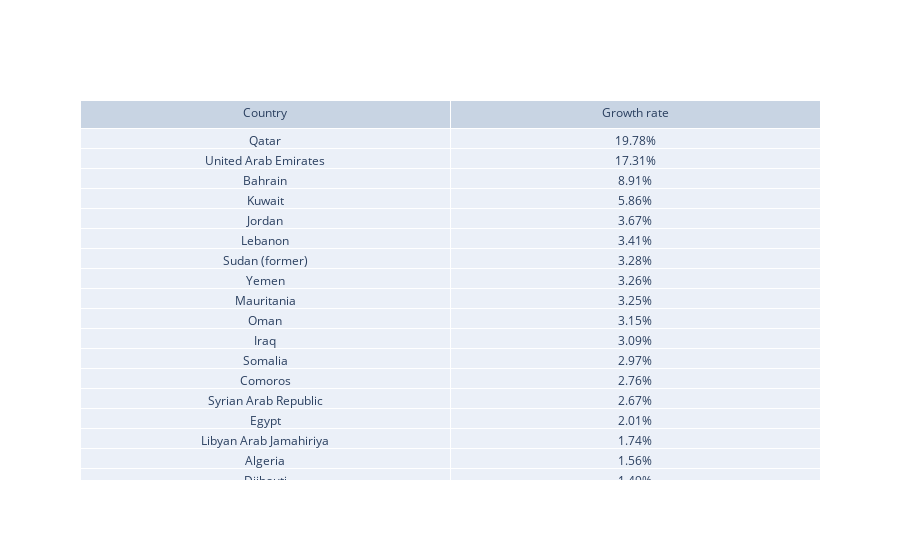

Source (notebook cell):
### Code cell
# Population analysis for 2000 and 2010
population_2000,available_countries,excluded_countries_2000=extract_countries_feature_by_year(arab_df,arab_countries,'population',2000)
population_2010,available_countries,excluded_countries_2010=extract_countries_feature_by_year(arab_df,arab_countries,'population',2010)


population_growth_rate = []
# For each country, finding growth rate of population in 10 years from 2000 to 2010
for i in range (0,len(population_2000)):
    growth_rate = np.round(calculate_growth_rate(population_2010[i],population_2000[i],10),2)
    population_growth_rate.append(growth_rate)
    
growth_rate_df = pd.DataFrame({"country":available_countries,"growth rate":population_growth_rate}).sort_values(by="growth rate",ascending=False)
print_excluded_countries(excluded_countries_2000, 2000)  
print_excluded_countries(excluded_countries_2010, 2010)

table = go.Table(header=dict(values=['Country', 'Growth rate']),
        cells=dict(values= [growth_rate_df['country'],growth_rate_df['growth rate'].astype(str)+"%"]))
py.iplot([table])

### Figure 1 — Plotly figure (JSON) as saved in the notebook; plotly's stock layout.template omitted (floating-point values rounded to 4 significant figures)
{"data": [{"cells": {"values": [["Qatar", "United Arab Emirates", "Bahrain", "Kuwait", "Jordan", "Lebanon", "Sudan (former)", "Yemen", "Mauritania", "Oman", "Iraq", "Somalia", "Comoros", "Syrian Arab Republic", "Egypt", "Libyan Arab Jamahiriya", "Algeria", "Djibouti", "Morocco", "Tunisia"], ["19.78%", "17.31%", "8.91%", "5.86%", "3.67%", "3.41%", "3.28%", "3.26%", "3.25%", "3.15%", "3.09%", "2.97%", "2.76%", "2.67%", "2.01%", "1.74%", "1.56%", "1.49%", "1.09%", "0.97%"]]}, "header": {"values": ["Country", "Growth rate"]}, "type": "table"}], "layout": {}}
